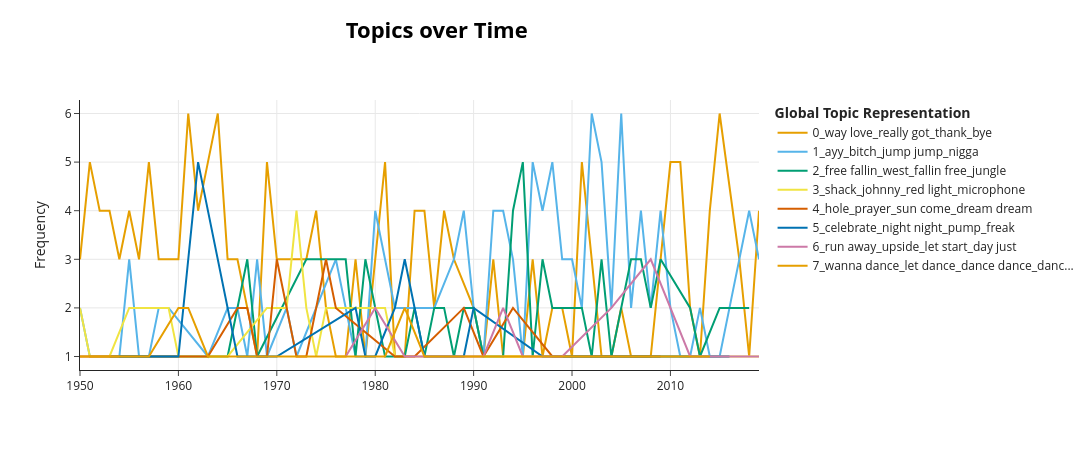

Notebook code cell kept with this figure:
### Code cell
fig = topic_analyzer.model.visualize_topics_over_time(
    topics_over_time
)

fig.show()

### Figure 1 — Plotly figure (JSON) as saved in the notebook; plotly's stock layout.template omitted (floating-point values rounded to 4 significant figures)
{"data": [{"hoverinfo": "text", "hovertext": ["<b>Topic 0</b><br>Words: lisa, raining, asking, leave wanna, work art", "<b>Topic 0</b><br>Words: glory, little story, cold cold, let hair, darkest", "<b>Topic 0</b><br>Words: pretty baby, mercy mercy, meat, know wrong, hours like", "<b>Topic 0</b><br>Words: gee, cheatin, search, baby lord, girl love", "<b>Topic 0</b><br>Words: goodnight, sweetheart, fool fool, vision, forever love", "<b>Topic 0</b><br>Words: little baby, fall love, cheatin, gay, foolin", "<b>Topic 0</b><br>Words: cruel, love baby, doop, james, james brown", "<b>Topic 0</b><br>Words: bye, sue, bye bye, gal, pretty pretty", "<b>Topic 0</b><br>Words: just say, home come, ooo ooo, realized, wop", "<b>Topic 0</b><br>Words: goes baby, doot, bo, walk talk, fine walk", "<b>Topic 0</b><br>Words: georgia, just old, time hear, hear sound, kisses", "<b>Topic 0</b><br>Words: di, stand stand, run run, crying crying, wah", "<b>Topic 0</b><br>Words: got hold, really got, wanting, hold hold, bring bring", "<b>Topic 0</b><br>Words: hold hand, wanna hold, know glad, loves know, glad glad", "<b>Topic 0</b><br>Words: really got, hard day, sleep night, talkin bout, feel alright", "<b>Topic 0</b><br>Words: satisfaction, midnight hour, try try, midnight, need need", "<b>Topic 0</b><br>Words: leave girl, plead, set free, tcha, darlin", "<b>Topic 0</b><br>Words: somebody love, waiting long, love somebody, need somebody, dried", "<b>Topic 0</b><br>Words: know heard, just lose, lose mind, end life, yesterday know", "<b>Topic 0</b><br>Words: buh, ahh ahh, lotta, love wanna, cooling", "<b>Topic 0</b><br>Words: got knees, worried, quite, mind hope, wonderful", "<b>Topic 0</b><br>Words: runnin away, imagination, away home, times good, stole heart", "<b>Topic 0</b><br>Words: searchin, apple, know baby, trust, fight know", "<b>Topic 0</b><br>Words: killing softly, softly, killing, bird, strumming", "<b>Topic 0</b><br>Words: love babe, tell good, oo, babe girl, love tell", "<b>Topic 0</b><br>Words: big boys, swear, long time, time wait, phase", "<b>Topic 0</b><br>Words: lonely day, day way, right thing, way love, really got", "<b>Topic 0</b><br>Words: got best, love affection, feel baby, affection, yea", "<b>Topic 0</b><br>Words: survive, did think, oooh, live got, got love", "<b>Topic 0</b><br>Words: stuff, evenin, baby tonight, hot love, tonight want", "<b>Topic 0</b><br>Words: fame, gonna live, starting, anytime, color", "<b>Topic 0</b><br>Words: physical, let hear, boom boom, baby want, want baby", "<b>Topic 0</b><br>Words: heal, sexual, operate, helps, baby good", "<b>Topic 0</b><br>Words: tell feel, mistaken, thought heard, does feel, obey", "<b>Topic 0</b><br>Words: virgin, wanna know, wanna feel, got love, got needs", "<b>Topic 0</b><br>Words: addicted, feel power, asking, fall love, ride train", "<b>Topic 0</b><br>Words: preach, keeping, baby gonna, bring bring, look bad", "<b>Topic 0</b><br>Words: sugar, pour, time life, owe, looking looking", "<b>Topic 0</b><br>Words: straight tell, drives crazy, drives, beneath, crazy like", "<b>Topic 0</b><br>Words: compares, vision, believed, treated, prayed", "<b>Topic 0</b><br>Words: got hurt, carry carry, temple, law, got blame", "<b>Topic 0</b><br>Words: searching, heart free, love real, belong, run run", "<b>Topic 0</b><br>Words: way love, love way, desire, burned, flame", "<b>Topic 0</b><br>Words: creep, attention, supposed, low said, affection", "<b>Topic 0</b><br>Words: bear, oughta, went away, fair, remind", "<b>Topic 0</b><br>Words: fly fly, tell cause, hurts, spread wings, wings fly", "<b>Topic 0</b><br>Words: single day, missin, step make, til day, day time", "<b>Topic 0</b><br>Words: boy boy, confused, belongs, sorry, need hard", "<b>Topic 0</b><br>Words: view, smooth, make real, lone, kiss cause", "<b>Topic 0</b><br>Words: aah, drew, bleed dry, bleed, know bleed", "<b>Topic 0</b><br>Words: survive, stop gon, work harder, love loved, baby feel", "<b>Topic 0</b><br>Words: father father, world world, world got, got world, guidance", "<b>Topic 0</b><br>Words: thanks, gone gone, thing started, come hear, want breathe", "<b>Topic 0</b><br>Words: belong, want want, baby belong, want let, somebody love", "<b>Topic 0</b><br>Words: away love, spot, layin, amaze, grass", "<b>Topic 0</b><br>Words: kissed, hope boyfriend, just try, cherry, boyfriend", "<b>Topic 0</b><br>Words: amazing, come like, world like, just way, perfectly", "<b>Topic 0</b><br>Words: baby born, moves like, got moves, used know, way baby", "<b>Topic 0</b><br>Words: like diamond, like diamonds, diamonds, times gone, shinin bright", "<b>Topic 0</b><br>Words: love life, life love, staring, wait wait, right like", "<b>Topic 0</b><br>Words: sugar, cause need, need little, cheerleader, right cause", "<b>Topic 0</b><br>Words: feel face, love like, got bad, like love, cause baby", "<b>Topic 0</b><br>Words: wishin, follow, shape, come love, darlin", "<b>Topic 0</b><br>Words: thank, taught, fuckin, patience, ex", "<b>Topic 0</b><br>Words: sucker, making feel, señorita, blinded, baby cause"], "marker": {"color": "#E69F00"}, "mode": "lines", "name": "0_way love_really got_thank_bye", "type": "scatter", "x": [1950, 1951, 1952, 1953, 1954, 1955, 1956, 1957, 1958, 1959, 1960, 1961, 1962, 1963, 1964, 1965, 1966, 1967, 1968, 1969, 1970, 1971, 1972, 1973, 1974, 1975, 1976, 1977, 1978, 1979, 1980, 1981, 1982, 1983, 1984, 1985, 1986, 1987, 1988, 1990, 1991, 1992, 1993, 1994, 1995, 1996, 1997, 1998, 1999, 2000, 2001, 2003, 2004, 2005, 2006, 2008, 2010, 2011, 2012, 2013, 2014, 2015, 2017, 2018, 2019], "y": [3, 5, 4, 4, 3, 4, 3, 5, 3, 3, 3, 6, 4, 5, 6, 3, 3, 2, 1, 5, 3, 3, 3, 3, 4, 2, 1, 1, 3, 1, 3, 5, 1, 1, 4, 4, 2, 4, 3, 2, 1, 3, 1, 1, 1, 3, 1, 2, 2, 1, 5, 1, 1, 2, 1, 1, 5, 5, 2, 1, 4, 6, 3, 1, 4]}, {"hoverinfo": "text", "hovertext": ["<b>Topic 1</b><br>Words: wah, wah wah, new orleans, orleans, standin", "<b>Topic 1</b><br>Words: cookin, say good, ya got, steady, baby think", "<b>Topic 1</b><br>Words: money honey, ooooh, mmmm, money wanna, come women", "<b>Topic 1</b><br>Words: ooo ooo, annie, um, wee, make head", "<b>Topic 1</b><br>Words: hm, hm hm, bo, spit, pretty baby", "<b>Topic 1</b><br>Words: blue suede, suede shoes, suede, blue blue, step blue", "<b>Topic 1</b><br>Words: jailhouse, let rock, jailhouse rock, everybody let, block", "<b>Topic 1</b><br>Words: miss molly, molly, good golly, like ball, golly", "<b>Topic 1</b><br>Words: want want, ho, ho ho, feel alright, baby shake", "<b>Topic 1</b><br>Words: surfin, sunset, stay tell, mar, baggies", "<b>Topic 1</b><br>Words: generation, talkin bout, ayy run, junkie, care care", "<b>Topic 1</b><br>Words: glad glad, time stop, happening, temperature, floating", "<b>Topic 1</b><br>Words: sock, sock sock, askin, bit money, want home", "<b>Topic 1</b><br>Words: ooo ooo, mo, pleased, pleased meet, nature", "<b>Topic 1</b><br>Words: right shoot, come right, roller, knee, roller coaster", "<b>Topic 1</b><br>Words: ya ya, boo, boo boo, got way, like yesterday", "<b>Topic 1</b><br>Words: got roll, tumbling, stay got, stop worry, me4", "<b>Topic 1</b><br>Words: heh, white boy, boy play, right play, music play", "<b>Topic 1</b><br>Words: jam, wa, disgrace, buddy, street gonna", "<b>Topic 1</b><br>Words: rock rock, waving, lots, clapping, potatoes", "<b>Topic 1</b><br>Words: breaks, songs, rap, hip hop, hop", "<b>Topic 1</b><br>Words: whip, bites, shook, yes black, shape", "<b>Topic 1</b><br>Words: rocking, defeated, showin, wrong right, right just", "<b>Topic 1</b><br>Words: chicks, want want, free want, colour, kitchen", "<b>Topic 1</b><br>Words: nasty, mean thing, rule world, rule, like nasty", "<b>Topic 1</b><br>Words: takes make, police, outta sight, thing right, looking good", "<b>Topic 1</b><br>Words: come dance, dance come, dance baby, baby dance, lemme", "<b>Topic 1</b><br>Words: gangster, knock, dah dah, dah, boogie", "<b>Topic 1</b><br>Words: letters, bust, ladies, away gonna, letter word", "<b>Topic 1</b><br>Words: jump jump, told ya, ya told, butt, steady", "<b>Topic 1</b><br>Words: mi, gin, loser, jones, juice", "<b>Topic 1</b><br>Words: zombie, head head, nate, bombs, funk", "<b>Topic 1</b><br>Words: nigga, harmony, thugs, bone, fired", "<b>Topic 1</b><br>Words: yah yah, yo yo, hah, shake shake, like live", "<b>Topic 1</b><br>Words: like money, want like, know want, lost lost, niggas", "<b>Topic 1</b><br>Words: boogie, thing thing, bang, bus, baby huh", "<b>Topic 1</b><br>Words: scrub, slim, hi, actin, hangin", "<b>Topic 1</b><br>Words: try try, bombs, electric, unless, alive time", "<b>Topic 1</b><br>Words: freak freak, freak, got feel, va, guilty", "<b>Topic 1</b><br>Words: ti, dna, coast, boo, jealous", "<b>Topic 1</b><br>Words: got looking, ya ya, havin, ninety, like love", "<b>Topic 1</b><br>Words: like hot, drop, nigga, attitude, snoop", "<b>Topic 1</b><br>Words: gotta leave, leave girl, gotta stay, stay high, let em", "<b>Topic 1</b><br>Words: ayy, ayy ayy, nigga, jet, em know", "<b>Topic 1</b><br>Words: low low, feat, flo, shawty, wanna money", "<b>Topic 1</b><br>Words: like shoulda, got like, ladies, want like, cause like", "<b>Topic 1</b><br>Words: boom boom, enemy, eh, york, new york", "<b>Topic 1</b><br>Words: pumped, run run, outrun, bullet, richer", "<b>Topic 1</b><br>Words: wiggle, body girl, pants, passion, staring", "<b>Topic 1</b><br>Words: ho, belong, belong belong, ho ho, sweetheart", "<b>Topic 1</b><br>Words: know want, rule, good girl, ruler, want good", "<b>Topic 1</b><br>Words: bass, booty, barbie, boys like, hold night", "<b>Topic 1</b><br>Words: funk, funk funk, got world, bitch, nigga", "<b>Topic 1</b><br>Words: need dance, dance got, powers, long time, champagne ice", "<b>Topic 1</b><br>Words: bitch, ayy, rockstar, rebel, fuckin", "<b>Topic 1</b><br>Words: said like, man black, ayy, el, gang", "<b>Topic 1</b><br>Words: got want, let hear, baby turn, want need, say let"], "marker": {"color": "#56B4E9"}, "mode": "lines", "name": "1_ayy_bitch_jump jump_nigga", "type": "scatter", "x": [1950, 1951, 1953, 1954, 1955, 1956, 1957, 1958, 1959, 1963, 1965, 1966, 1967, 1968, 1969, 1971, 1972, 1976, 1977, 1978, 1979, 1980, 1982, 1985, 1986, 1988, 1989, 1990, 1991, 1992, 1993, 1994, 1995, 1996, 1997, 1998, 1999, 2000, 2001, 2002, 2003, 2004, 2005, 2006, 2007, 2008, 2009, 2010, 2011, 2012, 2013, 2014, 2015, 2016, 2017, 2018, 2019], "y": [2, 1, 1, 1, 3, 1, 1, 2, 2, 1, 2, 2, 1, 3, 1, 2, 1, 3, 2, 1, 1, 4, 2, 2, 2, 3, 4, 2, 1, 4, 4, 3, 1, 5, 4, 5, 3, 3, 2, 6, 5, 2, 6, 2, 4, 2, 4, 2, 1, 1, 2, 1, 1, 2, 3, 4, 3]}, {"hoverinfo": "text", "hovertext": ["<b>Topic 2</b><br>Words: hound dog, hound, dog, wag, tail", "<b>Topic 2</b><br>Words: just lie, hound dog, hound, ahh ahh, dog", "<b>Topic 2</b><br>Words: summertime, boss, just trying, mama papa, work late", "<b>Topic 2</b><br>Words: ya come, hit road, jack, come say, pack things", "<b>Topic 2</b><br>Words: does feel, complete, rolling stone, aw, home like", "<b>Topic 2</b><br>Words: way high, high way, fields, strawberry, purple", "<b>Topic 2</b><br>Words: thief, riders, way said, businessmen, let stop", "<b>Topic 2</b><br>Words: city city, new york, york, live city, city live", "<b>Topic 2</b><br>Words: somebody help, heartbeat, try understand, women come, come rain", "<b>Topic 2</b><br>Words: plane, insane, brain, loco, ho", "<b>Topic 2</b><br>Words: london, calling, meat, stop running, growin", "<b>Topic 2</b><br>Words: lips sealed, sealed, matter say, games, jealous", "<b>Topic 2</b><br>Words: makes wonder, jungle, trying lose, huh like, edge", "<b>Topic 2</b><br>Words: time fall, waiting time, lost look, look time, waiting waiting", "<b>Topic 2</b><br>Words: purple, born born, rain want, know times, half life", "<b>Topic 2</b><br>Words: west, east, far girls, choices, pointing", "<b>Topic 2</b><br>Words: prayer, hand make, come help, swear, build", "<b>Topic 2</b><br>Words: jungle, welcome, truly, bleed, wanna watch", "<b>Topic 2</b><br>Words: need permission, permission, decisions, stuff, live life", "<b>Topic 2</b><br>Words: free fallin, fallin free, bad boy, good girl, kid", "<b>Topic 2</b><br>Words: feed, burden, jesus christ, purple, christ", "<b>Topic 2</b><br>Words: thought heard, consider, try just, dream just, said set", "<b>Topic 2</b><br>Words: dogs, wait tomorrow, time wait, mask, time wasted", "<b>Topic 2</b><br>Words: runaway, wrong way, like getting, train going, going wrong", "<b>Topic 2</b><br>Words: rivers, way think, chasing, gonna way, used know", "<b>Topic 2</b><br>Words: gangsta, gangsta paradise, spendin, landslide, beneath", "<b>Topic 2</b><br>Words: lovin got, said remember, got said, ty, ty ty", "<b>Topic 2</b><br>Words: right hope, listening, life baby, smiling, say goodbye", "<b>Topic 2</b><br>Words: ee, say sorry, sorry, cheap, realized", "<b>Topic 2</b><br>Words: brings, know steal, open eyes, wheel, lately", "<b>Topic 2</b><br>Words: tried hard, slim, girlfriend, bed morning, picture wall", "<b>Topic 2</b><br>Words: work work, work harder, make better, remind, havin fun", "<b>Topic 2</b><br>Words: yo better, music moment, better let, dah, dah dah", "<b>Topic 2</b><br>Words: calling, bleedin, feet fail, eyes cause, walk think", "<b>Topic 2</b><br>Words: float, win lose, worth just, bad news, sleight hand", "<b>Topic 2</b><br>Words: talking bout, release, rest peace, yes black, thinks", "<b>Topic 2</b><br>Words: told ya, ya told, need right, work harder, make better", "<b>Topic 2</b><br>Words: wise, think twice, somebody like, gon play, darkness", "<b>Topic 2</b><br>Words: fold, grave, bleed, blood bleed, proper", "<b>Topic 2</b><br>Words: blow kiss, aw, day shit, long long, locked", "<b>Topic 2</b><br>Words: countin, sink, losin, dollars, lately", "<b>Topic 2</b><br>Words: nigga, hear feel, alright hear, monday, make home", "<b>Topic 2</b><br>Words: zone, ask know, know half, moves know, abuse", "<b>Topic 2</b><br>Words: wishin, wishin wishin, bad things, shallow, ayy"], "marker": {"color": "#009E73"}, "mode": "lines", "name": "2_free fallin_west_fallin free_jungle", "type": "scatter", "x": [1953, 1956, 1958, 1961, 1965, 1967, 1968, 1973, 1977, 1978, 1979, 1981, 1982, 1983, 1984, 1985, 1986, 1987, 1988, 1989, 1990, 1991, 1992, 1993, 1994, 1995, 1996, 1997, 1998, 1999, 2000, 2001, 2002, 2003, 2004, 2006, 2007, 2008, 2009, 2012, 2013, 2015, 2016, 2018], "y": [1, 1, 1, 1, 1, 3, 1, 3, 3, 1, 3, 1, 1, 1, 2, 1, 2, 2, 1, 2, 2, 1, 1, 1, 4, 5, 1, 3, 2, 2, 2, 2, 1, 3, 1, 3, 3, 2, 3, 2, 1, 2, 2, 2]}, {"hoverinfo": "text", "hovertext": ["<b>Topic 3</b><br>Words: double double, mister, county, high little, morning gone", "<b>Topic 3</b><br>Words: rocket, 88, let introduce, baby ride, gals", "<b>Topic 3</b><br>Words: son gun, big fun, pie, fruit jar, jar", "<b>Topic 3</b><br>Words: hi, silver, come house, baby nothin, supper", "<b>Topic 3</b><br>Words: maybellene, johnny, johnny cash, doing things, things used", "<b>Topic 3</b><br>Words: fun tonight, baby yes, uncle, having fun, john", "<b>Topic 3</b><br>Words: johnny, sweet little, sixteen, little sixteen, new orleans", "<b>Topic 3</b><br>Words: women gonna, crazy little, got crazy, ol, come got", "<b>Topic 3</b><br>Words: friends time, henry, town people, federal, let house", "<b>Topic 3</b><br>Words: louie, louie louie, gotta said, ya gotta, baby said", "<b>Topic 3</b><br>Words: man play, tambourine, followin, sleepy, jingle", "<b>Topic 3</b><br>Words: honky, gimme gimme, turnin, burnin, wheel", "<b>Topic 3</b><br>Words: day die, bye, american pie, whiskey, chevy", "<b>Topic 3</b><br>Words: rolling stone, laid, hat, water, play play", "<b>Topic 3</b><br>Words: midnight, board, live world, georgia, world live", "<b>Topic 3</b><br>Words: alabama, sweet home, home alabama, coming home, boo", "<b>Topic 3</b><br>Words: rider, chance make, guitar learned, come hand, roaring", "<b>Topic 3</b><br>Words: remember night, lovely, summertime, workin, funny", "<b>Topic 3</b><br>Words: red light, south, way south, creole, guitar", "<b>Topic 3</b><br>Words: bette davis, bette, davis, start start, stop stop", "<b>Topic 3</b><br>Words: little red, need love, love gonna, fast little, ooo ooo", "<b>Topic 3</b><br>Words: belonged, driving car, city lights, feeling got, wrapped", "<b>Topic 3</b><br>Words: shack, bang, baby love, bang bang, love baby", "<b>Topic 3</b><br>Words: spoke, try forget, wicked, ruled world, ruled", "<b>Topic 3</b><br>Words: wanna fun, got feelin, santa, sun comes, billy", "<b>Topic 3</b><br>Words: microphone, turntables, clap hands, saw lights, jig", "<b>Topic 3</b><br>Words: bounce bounce, bounce, got radio, got shit, jeep", "<b>Topic 3</b><br>Words: horse, gonna ride, ridin, til gonna, hat", "<b>Topic 3</b><br>Words: horse, gonna ride, til gonna, ridin, hat"], "marker": {"color": "#F0E442"}, "mode": "lines", "name": "3_shack_johnny_red light_microphone", "type": "scatter", "x": [1950, 1951, 1952, 1953, 1955, 1956, 1958, 1959, 1960, 1963, 1965, 1969, 1971, 1972, 1973, 1974, 1975, 1976, 1978, 1981, 1982, 1988, 1989, 1991, 1993, 1996, 2003, 2018, 2019], "y": [2, 1, 1, 1, 2, 2, 2, 2, 1, 1, 1, 2, 2, 4, 2, 1, 2, 2, 2, 2, 1, 1, 1, 1, 1, 1, 1, 1, 1]}, {"hoverinfo": "text", "hovertext": ["<b>Topic 4</b><br>Words: lonesome, long gone, news got, monday tuesday, pay price", "<b>Topic 4</b><br>Words: believe end, goodbye everybody, forgive, clock morning, ground goodbye", "<b>Topic 4</b><br>Words: face red, pine, got kiss, know missed, wooden", "<b>Topic 4</b><br>Words: doop, bells, jingle, snow, listen hear", "<b>Topic 4</b><br>Words: blueberry, blueberry hill, vows, love sweet, lingered", "<b>Topic 4</b><br>Words: exist, white dove, look sky, allowed, dove", "<b>Topic 4</b><br>Words: painted, door want, colours, want turn, darkness", "<b>Topic 4</b><br>Words: shade, whiter, miller, yes love, love yes", "<b>Topic 4</b><br>Words: shadows, station, dark eyes, walked sad, pavements", "<b>Topic 4</b><br>Words: things hope, prepared, hope got, lightnin, bad times", "<b>Topic 4</b><br>Words: wisdom, whisper words, whisper, speaking, thought end", "<b>Topic 4</b><br>Words: imagine, makes wonder, stairway, buying, join", "<b>Topic 4</b><br>Words: suffer, things understand, thirteen, month, daydream", "<b>Topic 4</b><br>Words: dream dream, sing just, good lord, sing sing, laughter", "<b>Topic 4</b><br>Words: denying, hole, did like, flying, heading", "<b>Topic 4</b><br>Words: hear old, feeling hear, feeling feeling, juliet, old song", "<b>Topic 4</b><br>Words: sweet dreams, travel world, disagree, seven seas, travel", "<b>Topic 4</b><br>Words: love strong, sun got, baby tell, got hair, knew love", "<b>Topic 4</b><br>Words: prayer, like dream, sinking, dream just, voice just", "<b>Topic 4</b><br>Words: lord soul, enter, gripping, pillow, heard just", "<b>Topic 4</b><br>Words: hole, sun come, comin like, center, wash", "<b>Topic 4</b><br>Words: quicker, ray, universe, got home, threatens", "<b>Topic 4</b><br>Words: golden, escape, hate let, world change, longing", "<b>Topic 4</b><br>Words: compares, beg plead, brought knees, tickin, tiger", "<b>Topic 4</b><br>Words: colors, tunnel, names, dim, day grows", "<b>Topic 4</b><br>Words: flyin, speed sound, underground, began, places got", "<b>Topic 4</b><br>Words: hold arms, far away, expectations, just wanted, arms just", "<b>Topic 4</b><br>Words: divide, distance eyes, voice heard, wash, truth lies"], "marker": {"color": "#D55E00"}, "mode": "lines", "name": "4_hole_prayer_sun come_dream dream", "type": "scatter", "x": [1950, 1951, 1953, 1954, 1956, 1963, 1966, 1967, 1968, 1969, 1970, 1971, 1972, 1973, 1975, 1976, 1982, 1984, 1989, 1991, 1994, 1998, 1999, 2002, 2004, 2005, 2006, 2009], "y": [1, 1, 1, 1, 1, 1, 2, 2, 1, 1, 3, 2, 1, 1, 3, 2, 1, 1, 2, 1, 2, 1, 1, 1, 1, 1, 1, 1]}, {"hoverinfo": "text", "hovertext": ["<b>Topic 5</b><br>Words: gonna rock, rock clock, rock rock, broad daylight, broad", "<b>Topic 5</b><br>Words: got rockin, pneumonia, rockin pneumonia, hold got, young man", "<b>Topic 5</b><br>Words: twist, twist just, little miss, come little, let twist", "<b>Topic 5</b><br>Words: shake baby, work work, motion, loco, twist", "<b>Topic 5</b><br>Words: dah, dah dah, lovin good, gotta lovin, duh", "<b>Topic 5</b><br>Words: right right, sex machine, like sex, money maker, maker", "<b>Topic 5</b><br>Words: freak, nation, le, est, chic", "<b>Topic 5</b><br>Words: good times, times good, cares, mind good, state mind", "<b>Topic 5</b><br>Words: celebrate, celebration, times come, good times, good time", "<b>Topic 5</b><br>Words: rock stop, gotta rock, zero, planet, tonight gonna", "<b>Topic 5</b><br>Words: night night, long night, celebrate, jump jump, come sing", "<b>Topic 5</b><br>Words: hear got, word word, everybody say, baby tell, dance dance", "<b>Topic 5</b><br>Words: push push, salt, pepa, salt pepa, real good", "<b>Topic 5</b><br>Words: pump, make day, jam, day make, place stay", "<b>Topic 5</b><br>Words: vogue, music come, oooh got, strike pose, pose", "<b>Topic 5</b><br>Words: heavy metal, sure need, easy time, pleased meet, pleased", "<b>Topic 5</b><br>Words: celebrate, music got, time gonna, just feeling, celebration", "<b>Topic 5</b><br>Words: just dance, crunk, gots, waitin just, holler", "<b>Topic 5</b><br>Words: ca, ba ba, windmill, love free, haha haha", "<b>Topic 5</b><br>Words: just dance, doot, dance gonna, spin, dance dance", "<b>Topic 5</b><br>Words: good night, tonight gonna, night feeling, like god, let spend", "<b>Topic 5</b><br>Words: everybody just, good time, make lose, gon make, lose mind", "<b>Topic 5</b><br>Words: let time, touch sky, cause high, stop cause, floor floor", "<b>Topic 5</b><br>Words: like wanna, bring bring, level, wanna bring, wanna come", "<b>Topic 5</b><br>Words: karat, player, head toe, pinky, toe"], "marker": {"color": "#0072B2"}, "mode": "lines", "name": "5_celebrate_night night_pump_freak", "type": "scatter", "x": [1954, 1957, 1960, 1962, 1966, 1970, 1978, 1979, 1980, 1982, 1983, 1985, 1986, 1989, 1990, 1997, 2000, 2001, 2005, 2008, 2009, 2011, 2012, 2013, 2016], "y": [1, 1, 1, 5, 1, 1, 2, 1, 1, 2, 3, 1, 1, 1, 2, 1, 1, 1, 1, 1, 1, 1, 1, 1, 1]}, {"hoverinfo": "text", "hovertext": ["<b>Topic 6</b><br>Words: just day, heroes, dolphins, king queen, swim", "<b>Topic 6</b><br>Words: upside, tear apart, thee, giving love, appeal", "<b>Topic 6</b><br>Words: word say, single day, bond break, bond, vow", "<b>Topic 6</b><br>Words: way danced, know fool, feet got, guilty, danced", "<b>Topic 6</b><br>Words: let start, brighter day, day let, day just, better day", "<b>Topic 6</b><br>Words: love breath, motion, slow motion, away love, secret", "<b>Topic 6</b><br>Words: twist, bruised got, live live, thorn, bruised", "<b>Topic 6</b><br>Words: unnecessary, harm, needed, spoken broken, like violence", "<b>Topic 6</b><br>Words: swear, come want, time hurry, soaked, trend", "<b>Topic 6</b><br>Words: know going, way got, apologies, really want, yeah5", "<b>Topic 6</b><br>Words: rage, rat, despite, cage, saved", "<b>Topic 6</b><br>Words: choke, try hide, walk away, say goodbye, kisses", "<b>Topic 6</b><br>Words: spies, know say, intimate, heart soul, killer", "<b>Topic 6</b><br>Words: really wanna, kiss make, yes wrong, mind like, wrong right", "<b>Topic 6</b><br>Words: climax, reached, going fast, separate, undone", "<b>Topic 6</b><br>Words: crave, winter, breaks, gone away, seasons change", "<b>Topic 6</b><br>Words: people think, people got, think solve, solve, beg forgiveness", "<b>Topic 6</b><br>Words: run away, circles, let run, seasons change, seasons"], "marker": {"color": "#CC79A7"}, "mode": "lines", "name": "6_run away_upside_let start_day just", "type": "scatter", "x": [1977, 1980, 1983, 1984, 1985, 1986, 1987, 1990, 1991, 1993, 1995, 1999, 2004, 2008, 2012, 2014, 2016, 2019], "y": [1, 2, 1, 1, 1, 1, 1, 1, 1, 2, 1, 1, 2, 3, 1, 1, 1, 1]}, {"hoverinfo": "text", "hovertext": ["<b>Topic 7</b><br>Words: tennessee, just lost, old friend, little darling, remember night", "<b>Topic 7</b><br>Words: beethoven, roll beethoven, dig rhythm, rhythm blues, diddle", "<b>Topic 7</b><br>Words: wanna dance, roll music, backbeat, gotta rock, dance say", "<b>Topic 7</b><br>Words: save dance, come stay, darlin, stay just, dance dance", "<b>Topic 7</b><br>Words: yay, danced, swingin, danced til, come boy", "<b>Topic 7</b><br>Words: saw standing, love dance, danced night, crossed, held tight", "<b>Topic 7</b><br>Words: lady lady, introduce, wish somebody, love sight, real real", "<b>Topic 7</b><br>Words: digging, having time, life girl, jive, time life", "<b>Topic 7</b><br>Words: like old, roll like, days old, old old, reminisce", "<b>Topic 7</b><br>Words: roll come, come time, time dance, jukebox, baby love", "<b>Topic 7</b><br>Words: let dance, dance let, sway, come alive, believin", "<b>Topic 7</b><br>Words: got prove, got groove, tonight want, lock, touch body", "<b>Topic 7</b><br>Words: wanna dance, somebody wanna, somebody somebody, dance dance, feel heat", "<b>Topic 7</b><br>Words: boogie woogie, woogie, music music, boogie, acid", "<b>Topic 7</b><br>Words: feel heartbeat, heartbeat, drumming, beat like, like symphony", "<b>Topic 7</b><br>Words: dance dance, dance way, mystery, catching, ignite", "<b>Topic 7</b><br>Words: look just, eyes said, floor said, chemical, deep eyes"], "marker": {"color": "#E69F00"}, "mode": "lines", "name": "7_wanna dance_let dance_dance dance_danc...", "type": "scatter", "x": [1950, 1956, 1957, 1960, 1961, 1963, 1973, 1976, 1978, 1981, 1983, 1985, 1987, 2000, 2004, 2007, 2014], "y": [1, 1, 1, 2, 2, 1, 1, 1, 1, 1, 2, 1, 1, 1, 1, 1, 1]}], "layout": {"height": 450, "hoverlabel": {"bgcolor": "white", "font": {"family": "Rockwell", "size": 16}}, "legend": {"title": {"text": "<b>Global Topic Representation"}}, "title": {"font": {"color": "Black", "size": 22}, "text": "<b>Topics over Time</b>", "x": 0.4, "xanchor": "center", "y": 0.95, "yanchor": "top"}, "width": 1250, "xaxis": {"showgrid": true}, "yaxis": {"showgrid": true, "title": {"text": "Frequency"}}}}
